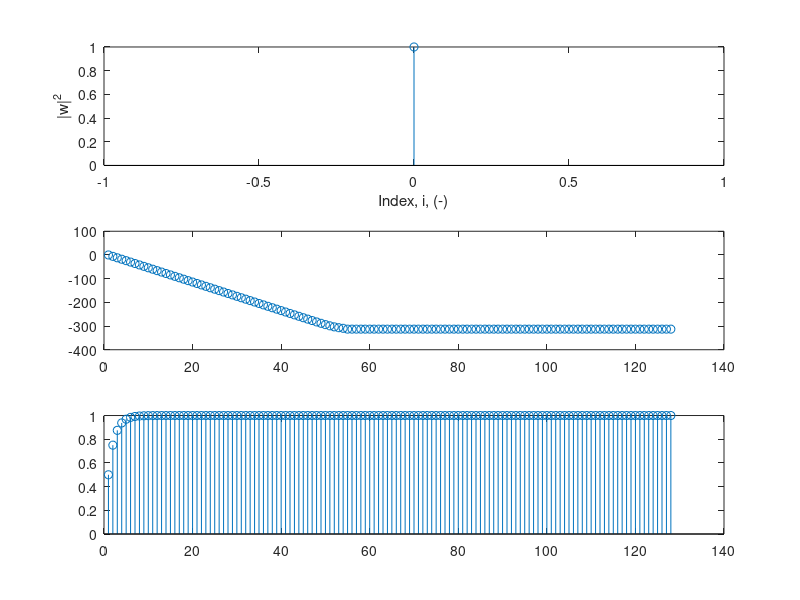

MATLAB code for this plot:

% This is the adaptation in module SA, but with no noise added.

clear ;
clear functions ;
clf ;

Nbits      =  2^7 ;  % (-), number of bits per user.
mu         =  2^(-1) ;  % (-), LMS adaptation constant
Npoints_w  =  1 ;  % (-), number of points in w
D          =  0 ;  % (T-spaced samples), Decoding delay
a          =  1 ;  % Transmitter attenuation
b          =  1 ;  % Receiver attenuation

% transmitter data
d1    =   ( 2 * ( rand(1,Nbits) < 0.5 ) - 1 ) ;

% i = 0:(Nbits-1) ;
% stem(i,d1,'o') ;

s1 = a * b * d1 ;

% There is no noise added.
r1  =  s1 ;

w   =  zeros(1,Npoints_w) ;
rn  =  zeros(1,Npoints_w) ;

errors1   =   0 * d1 ;

wsave = [] ;
for i  =  1 : length(r1) ,
    if   ( 1 <= (i-D) )  &  ( (i-D) <= length(d1) )  ,

        rn  =  [ r1(i)  rn( 1 : (Npoints_w-1) ) ] ;
        u1  =  w * (rn .') ;

        e1  =  d1( i - D ) - u1 ;
        errors1(i-D) = e1 ;

        w   =   w  +  mu * e1 * rn ;
        wsave  =  [ wsave w ] ;
    end
end

iw = [ 0 : (length(w)-1) ] ;

subplot(311) ;
stem(iw,abs(w).^2,'o') ;
ylabel('|w|^2') ;
xlabel('Index, i, (-)') ;
    
subplot(312) ;
se_db  =  20 * log10(abs(errors1)+eps) ;
plot(se_db,'o') ;
% axis ( [ 0 (Nbits-1) -40 0] ) ;
    
subplot(313) ;
stem(wsave)
